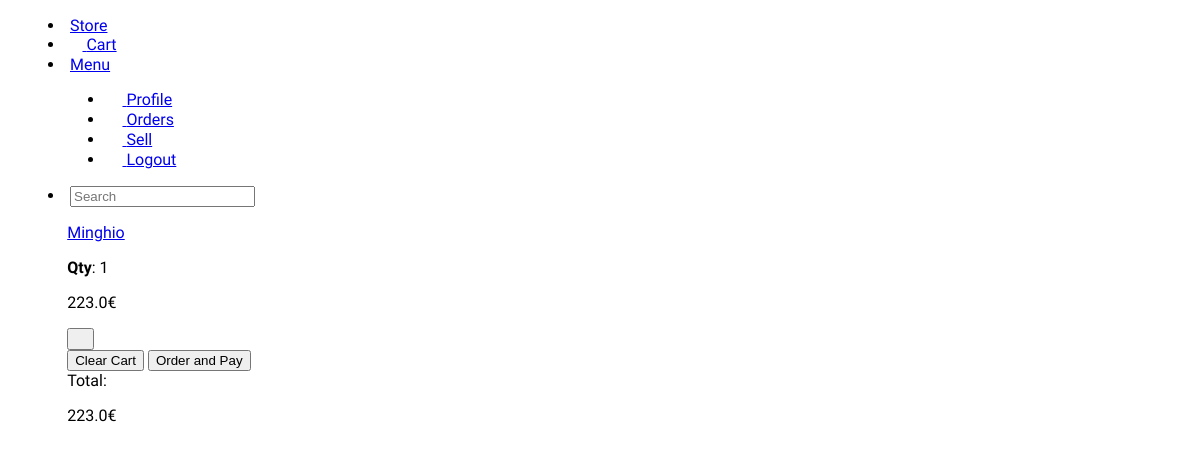
Before: /cart (signed in) with the older database file.
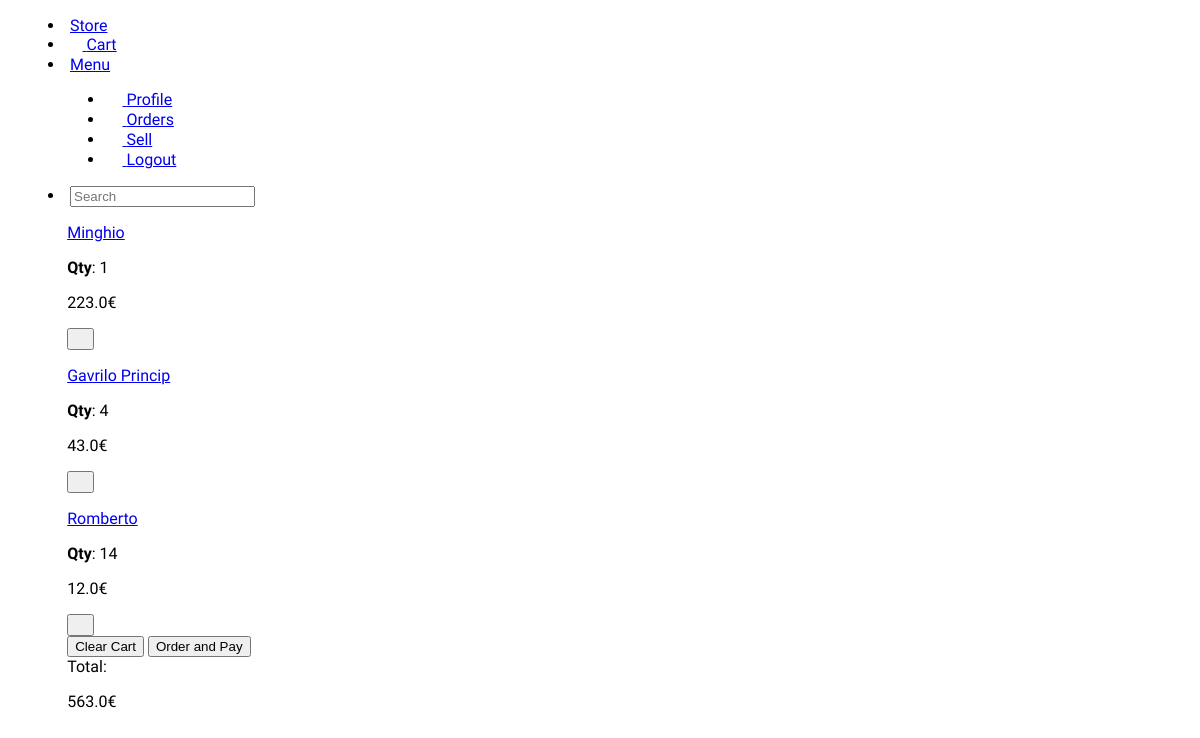
After: the same page with the newer database file.
### tables.py (models this page shows, shortened)
class Base(DeclarativeBase):
    pass

class CartProducts(Base):
    __tablename__ = 'cart_product'
    user_id: Mapped[int] = mapped_column(ForeignKey('users.id'), primary_key=True)
    product_id: Mapped[int] = mapped_column(ForeignKey('products.id'), primary_key=True)
    quantity: Mapped[int]
    product: Mapped['Product'] = relationship(back_populates='cart_product')
    user: Mapped['User'] = relationship(back_populates='cart_products')

class Product(Base):
    __tablename__ = 'products'
    id: Mapped[int] = mapped_column(primary_key=True, autoincrement=True)
    user_id: Mapped[int] = mapped_column(ForeignKey(User.id), nullable=False)
    category_id: Mapped[int] = mapped_column(ForeignKey(Category.id))
    product_name: Mapped[str] = mapped_column(nullable=False)
    date: Mapped[datetime] = mapped_column(nullable=True)
    price: Mapped[float] = mapped_column(nullable=False)
    availability: Mapped[int] = mapped_column(nullable=False)
    descr: Mapped[str] = mapped_column(nullable=True)
    image_filename: Mapped[str] = mapped_column(nullable=False)
    cart_product: Mapped[List['CartProducts']] = relationship(back_populates='product')
    orders: Mapped[List['OrderProducts']] = relationship(back_populates='product')
    seller: Mapped['User'] = relationship('User')
    tags: Mapped[List['TagProduct']] = relationship(back_populates='product')

### app.py (the view, shortened to what this page needs)
@app.route('/cart' , methods=['GET', 'POST'])
@login_required
def cart():
    if request.method == 'GET':
        products = db_session.scalars(select(CartProducts).where(CartProducts.user_id == int(current_user.get_id()))).all()
        total = sum(p.quantity * p.product.price for p in products)
        return render_template('cart.html', cart_items=products, total=total)

### app.py (called while the page is built)
@login_manager.user_loader
def load_user(user_id):
    return db_session.scalar(select(User).where(User.id == int(user_id))) # Dovrebbe ritornare 'None' se l'ID non è valido

### templates/cart.html (shortened to what this page needs)
{% extends 'base.html' %}
{% block content %}
    <div class="container-big">
        {% for item in cart_items %}
            <form method="post" class="border p-1">
                <div class="flex">
                    <div class="col-7">
                        <p class="larger"><a class="default" href="/product-details/{{item.product.id}}">{{item.product.product_name}}</a></p>
                        <p><b>Qty</b>: {{item.quantity}}</p>
                    </div>
                    <div>
                        <p class="py-.25 px-.5 bg-success border-r">{{ item.product.price }}€</p>
                        <button class="danger" type="submit" name="delete-item"><i class="bi bi-trash-fill"></i></button>
                    </div>
                </div>
            </form>
        {% endfor %}
        <form method="post" onsubmit="">
        <div class="flex">
            <button name="clear-cart" class="danger" type="submit">Clear Cart</button>
            <button name="place-order" class="ml-.5" type="submit">Order and Pay</button>
            <div style="margin-left: auto; margin-right: 0" class="larger">
                Total: <p class="py-.25 px-.5 bg-success inline block border-r">{{ total }}€</p>
            </div>
        </div>
        </form>
    </div>
{% endblock %}

### templates/base.html (shortened to what this page needs)
<!DOCTYPE html>
<html>
    <head>
        {% block head %}
        <link rel="stylesheet" href="https://matcha.mizu.sh/matcha.css">
        <link rel="stylesheet" href="../static/css/styles2.css">
        <link href="../static/icons/font/bootstrap-icons.css" rel="stylesheet">
        {% endblock %}
    </head>
    <body>
        {% include 'nav.html' %}
        {% block content %}
        {% endblock %}
    </body>
</html>

### templates/nav.html
<menu>
    <li><a href="/home">Store</a></li>
    <li class="{% if request.path ==  '/cart' %} selected {% endif %}"><a href="/cart"><i class="bi bi-cart3"></i> Cart</a></li>
    <li>
        <a href="#">Menu</a>
        <menu>
            <li class="{% if request.path == '/profile' %} selected {% endif %}"><a href="/profile"><i class="bi bi-person-fill"></i> Profile</a></li>
            <li class="{% if request.path == '/orders' %} selected {% endif %}"><a href="/orders"><i class="bi bi-box-seam"></i> Orders</a></li>
            <li class="{% if request.path ==  '/sell' %} selected {% endif %}"><a href="/sell"><i class="bi bi-cash-coin"></i> Sell</a></li>
            {% if current_user.is_authenticated %}
                <li class="attention"><a href="/logout"><i class="bi bi-box-arrow-left"></i> Logout</a></li>
            {% endif %}
        </menu>
    </li>
    <li class="m-0" ><input type="search" placeholder="Search"></li>
</menu>

### static/css/styles2.css (style rules this page uses)
body { font-family: "Onest"; }
.container-big { width: 90%; margin: 0 auto; }
.col-7 { flex: 70%; }
.border { border: 2px solid var(--bd-muted); border-radius: var(--bd-radius); }
.border-r { border-radius: var(--bd-radius); }

Changed rows visible on the page:
added CartProducts: product.product_name "Gavrilo Princip", quantity "4", product.price "43.0"
added CartProducts: product.product_name "Romberto", quantity "14", product.price "12.0"
Other visible differences:
{{ total }}: "223.0" → "563.0"
